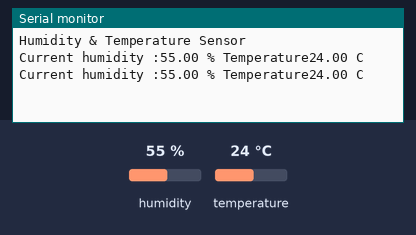
This sketch was run on a simulated Arduino Uno, built with avr-gcc and run on an emulated ATmega328P. Shown: the last lines printed to the serial monitor. The inputs (shaded band) are chosen by the test bench; at power-on: humidity 55 %, temperature 24 °C.

Above: at 5.8 s.
5.9 s: humidity set to 22 %
At 10.8 s:
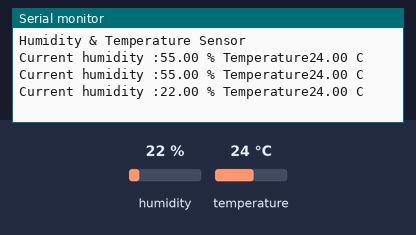
11.9 s: temperature set to 12 °C
At 15.5 s:
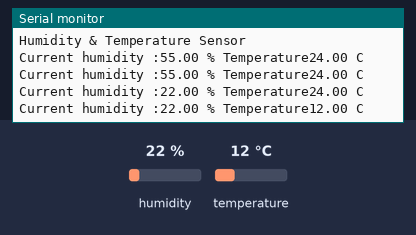
17.9 s: humidity set to 40 %
At 21.4 s:
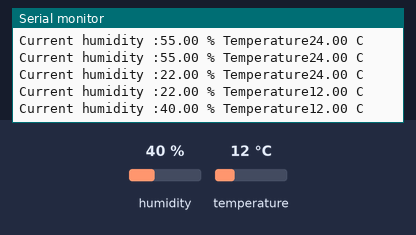
Timing chart, 0 to 22.9 s (numbered marks = the images above; inputs shaded):
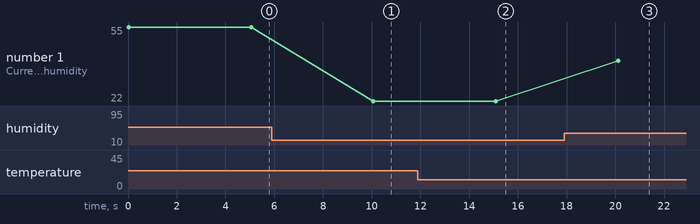

Measured:
- after the input at 5.9 s, the serial monitor: prints a new line after 4.2 s (image 1)
- after the input at 11.9 s, the serial monitor: prints a new line after 3.2 s (image 2)
- after the input at 17.9 s, the serial monitor: prints a new line after 2.2 s (image 3)
- plotted number 1: 55 → 22 after the input at 5.9 s, 22 → 40 after the input at 17.9 s

The sketch:

DHT11_Sensor.ino
```cpp
#include "DHT.h"
#define DHTTYPE DHT11
#define DHTPIN A1

DHT dht(DHTPIN, DHTTYPE);

void setup() {
  // put your setup code here, to run once:
  Serial.begin(9600);
  Serial.println("Humidity & Temperature Sensor \n\n");
  dht.begin();

}

void loop() {
  // put your main code here, to run repeatedly:


  float h = dht.readHumidity();
  float t = dht.readTemperature();
  float f = dht.readTemperature(true);

    if (isnan(h) || isnan(t) || isnan(f)) {
    Serial.println(F("Failed to read from DHT sensor!"));
    return;
  }

  Serial.print("Current humidity :" );
  Serial.print(h);
  Serial.print(" % "  );
  Serial.print("Temperature");
  Serial.print(t);
  Serial.println(" C ") ;
  delay(5000);

}
```
